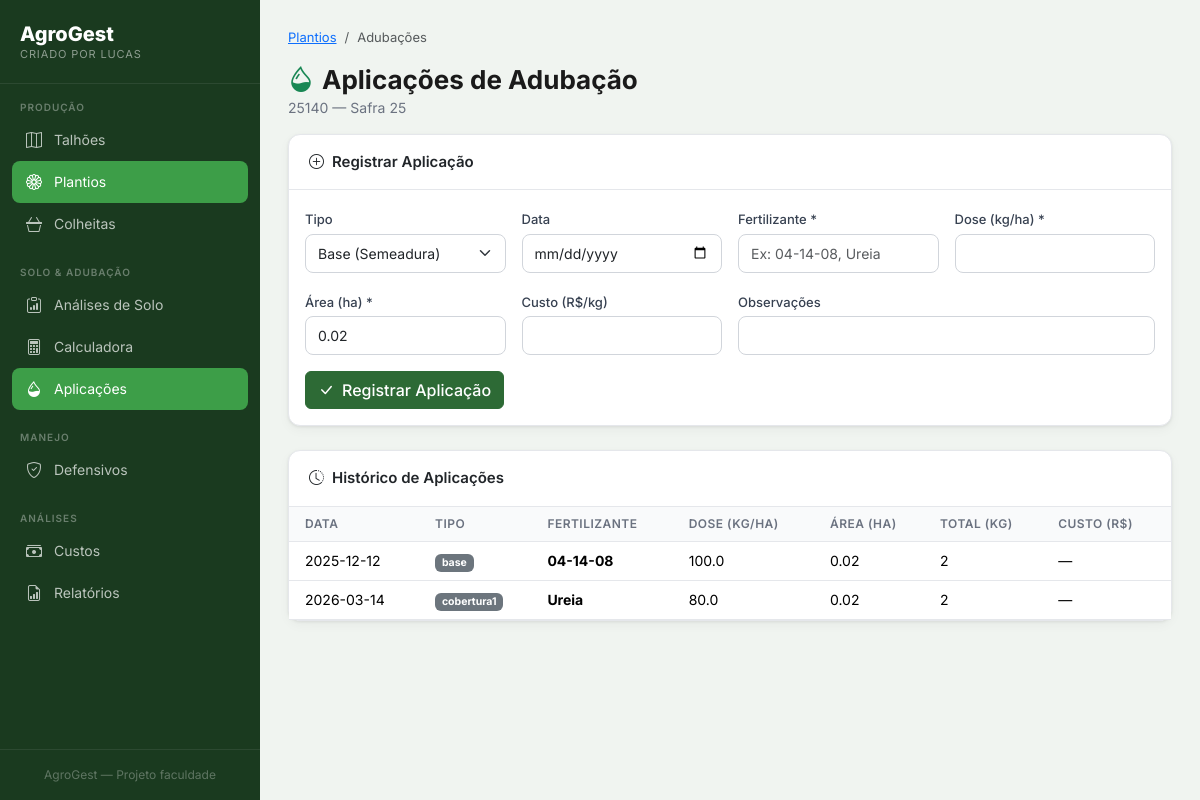
Screenshot of /plantio/6/adubacoes with the database file from the repository.
### tables this page shows
CREATE TABLE talhoes (
    id INTEGER PRIMARY KEY AUTOINCREMENT,
    nome TEXT NOT NULL,
    area_ha REAL NOT NULL,
    localizacao TEXT,
    tipo_solo TEXT,
    observacoes TEXT,
    criado_em TIMESTAMP DEFAULT CURRENT_TIMESTAMP
);

CREATE TABLE plantios (
    id INTEGER PRIMARY KEY AUTOINCREMENT,
    talhao_id INTEGER NOT NULL,
    safra TEXT NOT NULL,
    data_plantio DATE,
    hibrido TEXT,
    populacao INTEGER,
    area_plantada REAL,
    status TEXT DEFAULT 'planejado',
    observacoes TEXT,
    criado_em TIMESTAMP DEFAULT CURRENT_TIMESTAMP,
    FOREIGN KEY (talhao_id) REFERENCES talhoes(id)
);

CREATE TABLE aplicacoes_adubacao (
    id INTEGER PRIMARY KEY AUTOINCREMENT,
    plantio_id INTEGER NOT NULL,
    tipo TEXT NOT NULL,
    data_aplicacao DATE,
    fertilizante TEXT NOT NULL,
    dose_kgha REAL NOT NULL,
    area_ha REAL NOT NULL,
    custo_kg REAL,
    observacoes TEXT,
    criado_em TIMESTAMP DEFAULT CURRENT_TIMESTAMP,
    FOREIGN KEY (plantio_id) REFERENCES plantios(id)
);

### modules/plantio.py (the view, shortened to what this page needs)
@plantio_bp.route('/<int:id>/adubacoes', methods=['GET', 'POST'])
def adubacoes(id):
    db = get_db()
    plantio = db.execute("SELECT p.*, t.nome as talhao_nome FROM plantios p JOIN talhoes t ON t.id=p.talhao_id WHERE p.id=?", (id,)).fetchone()
    apls = db.execute("SELECT * FROM aplicacoes_adubacao WHERE plantio_id=? ORDER BY data_aplicacao", (id,)).fetchall()
    return render_template('plantio/adubacoes.html', plantio=plantio, aplicacoes=apls)

### database.py (called while the page is built)
def get_db(app=None):
    from flask import current_app
    if app:
        db = sqlite3.connect(app.config['DATABASE'], detect_types=sqlite3.PARSE_DECLTYPES)
        db.row_factory = sqlite3.Row
        return db
    if 'db' not in g:
        g.db = sqlite3.connect(
            current_app.config['DATABASE'],
            detect_types=sqlite3.PARSE_DECLTYPES
        )
        g.db.row_factory = sqlite3.Row
    return g.db

### templates/plantio/adubacoes.html (shortened to what this page needs)
{% extends "base.html" %}
{% block content %}
<div class="page-header d-flex justify-content-between align-items-start">
    <div>
        <nav aria-label="breadcrumb">
            <ol class="breadcrumb">
                <li class="breadcrumb-item"><a href="{{ url_for('plantio.index') }}">Plantios</a></li>
                <li class="breadcrumb-item active">Adubações</li>
            </ol>
        </nav>
        <h1 class="page-title"><i class="bi bi-droplet-half me-2 text-success"></i>Aplicações de Adubação</h1>
        <p class="page-subtitle">{{ plantio.talhao_nome }} — Safra {{ plantio.safra }}</p>
    </div>
</div>
<div class="card mb-4">
    <div class="card-header"><i class="bi bi-plus-circle me-2"></i>Registrar Aplicação</div>
    <div class="card-body">
        <form method="POST">
            <div class="row g-3">
                <div class="col-md-3">
                    <label class="form-label">Tipo</label>
                    <select name="tipo" class="form-select" required>
                        <option value="base">Base (Semeadura)</option>
                    </select>
                </div>
                <div class="col-md-3">
                    <label class="form-label">Data</label>
                    <input type="date" name="data_aplicacao" class="form-control">
                </div>
                <div class="col-md-3">
                    <label class="form-label">Fertilizante *</label>
                    <input type="text" name="fertilizante" class="form-control" required
                           placeholder="Ex: 04-14-08, Ureia">
                </div>
                <div class="col-md-3">
                    <label class="form-label">Dose (kg/ha) *</label>
                    <input type="number" name="dose_kgha" class="form-control" step="0.1" required>
                </div>
                <div class="col-md-3">
                    <label class="form-label">Área (ha) *</label>
                    <input type="number" name="area_ha" class="form-control" step="0.01"
                           value="{{ plantio.area_plantada or '' }}" required>
                </div>
                <div class="col-md-3">
                    <label class="form-label">Custo (R$/kg)</label>
                    <input type="number" name="custo_kg" class="form-control" step="0.01">
                </div>
                <div class="col-md-6">
                    <label class="form-label">Observações</label>
                    <input type="text" name="observacoes" class="form-control">
                </div>
            </div>
            <div class="mt-3">
                <button type="submit" class="btn btn-primary">
                    <i class="bi bi-check-lg me-2"></i>Registrar Aplicação
                </button>
            </div>
        </form>
    </div>
</div>
<div class="card">
    <div class="card-header"><i class="bi bi-clock-history me-2"></i>Histórico de Aplicações</div>
    <div class="card-body p-0">
        {% if aplicacoes %}
        <table class="table table-hover mb-0">
            <thead>
                <tr>
                    <th class="ps-3">Data</th>
                    <th>Tipo</th>
                    <th>Fertilizante</th>
                    <th>Dose (kg/ha)</th>
                    <th>Área (ha)</th>
                    <th>Total (kg)</th>
                    <th>Custo (R$)</th>
                </tr>
            </thead>
            <tbody>
                {% for a in aplicacoes %}
                <tr>
                    <td class="ps-3">{{ a.data_aplicacao or '—' }}</td>
                    <td><span class="badge bg-secondary">{{ a.tipo }}</span></td>
                    <td class="fw-bold">{{ a.fertilizante }}</td>
                    <td>{{ a.dose_kgha }}</td>
                    <td>{{ a.area_ha }}</td>
                    <td>{{ "%.0f"|format(a.dose_kgha * a.area_ha) }}</td>
                    <td>{% if a.custo_kg %}R$ {{ "%.0f"|format(a.custo_kg * a.dose_kgha * a.area_ha) }}{% else %}—{% endif %}</td>
                </tr>
                {% endfor %}
            </tbody>
        </table>
        {% else %}
        <div class="text-center py-4 text-muted">Nenhuma aplicação registrada ainda.</div>
        {% endif %}
    </div>
</div>
{% endblock %}

### templates/base.html (style rules this page uses)
:root { --green-deep: #1a3a1f; --green-mid: #2d6a35; --green-bright: #3d9e48; --green-light: #6abf71; --gold: #e8b94a; --gold-light: #f5d87a; --cream: #faf7f0; --soil: #6b4423; --soil-light: #a0714f; --text-dark: #1a1a1a; --text-muted: #6b7280; --border: #e5e7eb; --shadow: 0 1px 3px rgba(0,0,0,.08), 0 4px 12px rgba(0,0,0,.04); --shadow-lg: 0 8px 24px rgba(0,0,0,.10); --radius: 12px; --bottom-nav-h: 64px; }
* { box-sizing: border-box; }
body { font-family: 'Inter', sans-serif; background: #f0f4f0; color: var(--text-dark); min-height: 100vh; }
.page-title { font-weight: 700; font-size: 26px; color: var(--text-dark); margin: 0; }
.page-subtitle { color: var(--text-muted); font-size: 14px; margin-top: 2px; }
.card { background: #fff; border: 1px solid var(--border); border-radius: var(--radius); box-shadow: var(--shadow); }
.card-header { background: transparent; border-bottom: 1px solid var(--border); padding: 16px 20px; font-weight: 600; font-size: 15px; }
.table { font-size: 14px; }
.table th { font-weight: 600; font-size: 12px; text-transform: uppercase; letter-spacing: .04em; color: var(--text-muted); background: #f9fafb; border-bottom: 1px solid var(--border); }
.table td { vertical-align: middle; border-color: var(--border); }
.btn-primary { background: var(--green-mid); border-color: var(--green-mid); font-weight: 500; }
.form-label { font-size: 13px; font-weight: 500; color: #374151; margin-bottom: 4px; }
.form-control, .form-select { border-radius: 8px; border: 1px solid #d1d5db; font-size: 14px; padding: 8px 12px; }
.breadcrumb { font-size: 13px; }

### rows the page displays
talhoes: talhao_nome "25140"
plantios: safra "25", area_ha "0.02"
aplicacoes_adubacao: data_aplicacao "2025-12-12", tipo "base", fertilizante "04-14-08", dose_kgha "100.0", area_ha "0.02", a.dose_kgha*a.area_ha "2"
aplicacoes_adubacao: data_aplicacao "2026-03-14", tipo "cobertura1", fertilizante "Ureia", dose_kgha "80.0", area_ha "0.02", a.dose_kgha*a.area_ha "2"
